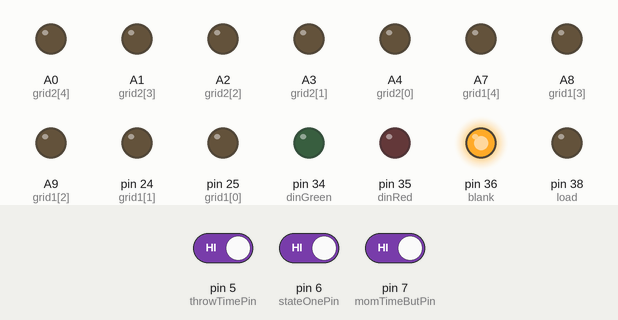
This sketch was run on a simulated Teensy 3. On the bench: output pins drawn as LEDs (lit = HIGH). Inputs (shaded band) come from the test bench; at power-on: pin 5 (throwTimePin) HIGH, pin 7 (momTimeButPin) HIGH, pin 6 (stateOnePin) HIGH. The local clock reads 2024-03-15 10:24:30 at power-on unless the sketch sets it; what the sketch prints to the serial monitor is not drawn.

Above: at 0.2 s.
At 1.8 s:
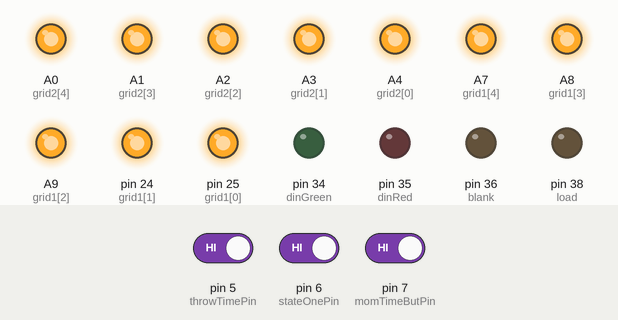
1.9 s: pin 5 (throwTimePin) driven LOW
4.9 s: pin 7 (momTimeButPin) driven LOW
7.9 s: pin 5 (throwTimePin) driven HIGH and pin 6 (stateOnePin) driven LOW
Timing chart, 0 to 10.9 s (numbered marks = the images above; inputs shaded):
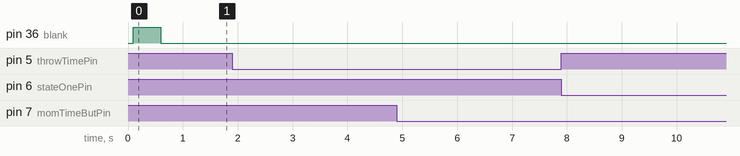

The sketch:

Grid_Config_VFD_2.ino
```cpp
#include <TimeLib.h>

//Switch + System Setups//
const int stateOnePin = 6; //toggle display to xxx function
const int throwTimePin = 5; //toggle display to Throw Time Function
const int momTimeButPin = 7; //reset RTC if momTimeState HIGH

//VFD TEENSY PIN Assignments //
const int clk = 37;
const int load = 38;
const int blank = 36;
const int dinBlue = 39;
const int dinRed = 35;
const int dinGreen = 34;

//Array Vals
const int numberOfTUBES = 2;
const int numberOfColors = 3;
const int numberOfPinsPerColor = 7;
const int numberOfGrids = 5;
const int numberOfVerticalPins = (numberOfColors * numberOfPinsPerColor);  //21 vertical

//populate grid pins into two arrays for unique control
int grid1[numberOfGrids] = { 25, 24, 23, 22, 21 }; //VFD1:G1=25
int grid2[numberOfGrids] = {18, 17, 16, 15, 14 };
//one grid array for sequential addressing


//arrays containing empty arrays for vertical population
int dinBluePixels[numberOfPinsPerColor];
int dinGreenPixels[numberOfPinsPerColor];
int dinRedPixels[numberOfPinsPerColor];

int k = 0;


void setup() {
  //SYSTEM
  Serial.begin(115200);
  pinMode(stateOnePin, INPUT);
  pinMode(throwTimePin, INPUT);
  pinMode(momTimeButPin, INPUT);

  //RTC
  setSyncProvider(getTeensy3Time);
  while (!Serial);
  delay(100);
  if (timeStatus() != timeSet) {
    Serial.println("Unable to sync with the RTC");
  } else {
    Serial.println("RTC has set the system time");
  }

  //MAX 6921 Chip
  pinMode (dinBlue, OUTPUT);
  pinMode (dinRed, OUTPUT);
  pinMode (dinGreen, OUTPUT);
  pinMode(clk, OUTPUT);
  pinMode(load, OUTPUT);
  pinMode(blank, OUTPUT);

  ///TOGGLE MAX 6921 IC //
  digitalWrite(blank, HIGH);
  delay(500);
  digitalWrite(blank, LOW);
  digitalWrite(clk, LOW);
  digitalWrite(load, LOW);
  digitalWrite(dinBlue, LOW);
  digitalWrite(dinRed, LOW);
  digitalWrite(dinGreen, LOW);

   //Turn All Grids ON
  int grids[numberOfGrids * numberOfTUBES] = { 25, 24, 23, 22, 21, 18, 17, 16, 15, 14  };
  for (int i = 0; i < numberOfGrids * 2; i ++) {
    pinMode(grids[i], OUTPUT);
    digitalWrite (grids[i], HIGH);
  }
}
void loop() {
  systemRun();
}
```

Throw_Time.ino
```cpp
void throwTime() {

  for (int i = 0; i < numberOfGrids*2; i++) {
    Serial.print (i);
    if (i <= numberOfGrids-1) {
      digitalWrite(grid1[i], HIGH);
      Serial.print (" : Grid 1");
    }
    if (i >= numberOfGrids) {
      digitalWrite(grid2[i-5], HIGH);
      Serial.print (" : Grid 2");
    }
    for (int j = 0; j < numberOfPinsPerColor; j ++) {
      if (j == k) digitalWrite (dinGreen, 1);
      else digitalWrite (dinGreen, 0);
      if (j == k) digitalWrite (dinBlue, 1);
      else digitalWrite (dinBlue, 0);
      if (j == k) digitalWrite (dinRed, 1);
      else digitalWrite (dinRed, 0);
      if (j == k) digitalWrite (dinBlue, 1);
      else digitalWrite (dinBlue, 0);
      digitalWrite (clk, HIGH);
      delay(10);
      digitalWrite (clk, LOW);

    if (i <= numberOfGrids) {
      digitalWrite(grid1[i], LOW);
      Serial.println (" -- G1 off");
    }
      if (i >= numberOfGrids) {
      digitalWrite(grid2[i-numberOfGrids], LOW);
      Serial.println (" -- G2 off");

      }
    }
    }
  digitalWrite(clk, LOW);
  digitalWrite(load, HIGH);
  delay(10);
  digitalWrite(load, LOW);
  delay(100);

  k = k + 1;
  if (k > numberOfPinsPerColor - 1) k = 0;
}


//
//  for (int j = numberOfPinsPerColor * 2; j >= 0; j--) {
//    digitalWrite(dinGreen, dinBluePixels[j]);
//    digitalWrite(dinBlue, dinBluePixels[j]);
//    digitalWrite(dinRed, dinBluePixels[j]);
//    digitalWrite(clk, HIGH);
//    delay(10);
//    digitalWrite(clk, LOW);
//    delay(10);
//  }
```

Time.ino
```cpp
void getTime() {
  if (Serial.available()) {
    time_t t = processSyncMessage();
    if (t != 0) {
      Teensy3Clock.set(t); // set the RTC
      setTime(t);
    }
  }
  delay(1000);
}
time_t getTeensy3Time()
{
  return Teensy3Clock.get();
}
unsigned long processSyncMessage() {
}
```

system.ino
```cpp
void systemRun() {

  long lastDebounceTime = 0;
  long debounceDelay = 50;

  int stateOneState;
  int lastStateOneState;
  int throwTimeState;
  int lastThrowTimeState;
  int momTimeState;
  int lastMomTimeState;
  boolean displayStateOne = false;
  boolean doTimeSetNow = false;
  boolean displayThrowTime = false;
  boolean displayStateThree = false;

  //State One Set
  int stateOneRead = digitalRead (stateOnePin);
  int throwTimeRead = digitalRead (throwTimePin);
  int momTimeRead = digitalRead(momTimeButPin);

  //State One
  if (stateOneRead != lastStateOneState) {
    lastDebounceTime = millis();
  }
  if ((millis() - lastDebounceTime) > debounceDelay) {
    stateOneState = stateOneRead;
  }
  if (stateOneState == HIGH) {
    displayStateOne = true;
    displayThrowTime = false;
    doTimeSetNow = false;
  }
  lastStateOneState = stateOneState;

  //Throw Time State
  if (throwTimeRead != lastThrowTimeState) {
    lastDebounceTime = millis();
  }
  if ((millis() - lastDebounceTime) > debounceDelay) {
    throwTimeState = throwTimeRead;
  }
  if (throwTimeState == HIGH) {
    displayThrowTime = true;
    displayStateOne = false;
    doTimeSetNow = false;
  }
  lastThrowTimeState = throwTimeState;

  ///Get Time
  if (momTimeRead != lastMomTimeState) {
    lastDebounceTime = millis();
  }
  if ((millis() - lastDebounceTime) > debounceDelay) {
    momTimeState = momTimeRead;
  }
  if (momTimeState == HIGH) {
    doTimeSetNow = true;
    displayStateOne = false;
    displayThrowTime = false;
  }
  lastMomTimeState = momTimeState;

  if (displayStateOne == false && displayThrowTime  == false &&  doTimeSetNow  == false) {
    displayStateThree = true;
  }

  ///change display
  if (displayStateOne == true) {
    Serial.println ("displayStateOne");
  }
  if (displayThrowTime  == true) {
    throwTime();
    Serial.println ("displayThrowTime");
  }
  if (doTimeSetNow  == true) {
    getTime();
    Serial.println ("doTimeSetNow");
  }
  if (displayStateThree  == true) {
    Serial.println ("displayStateThree");
  }
}
```
